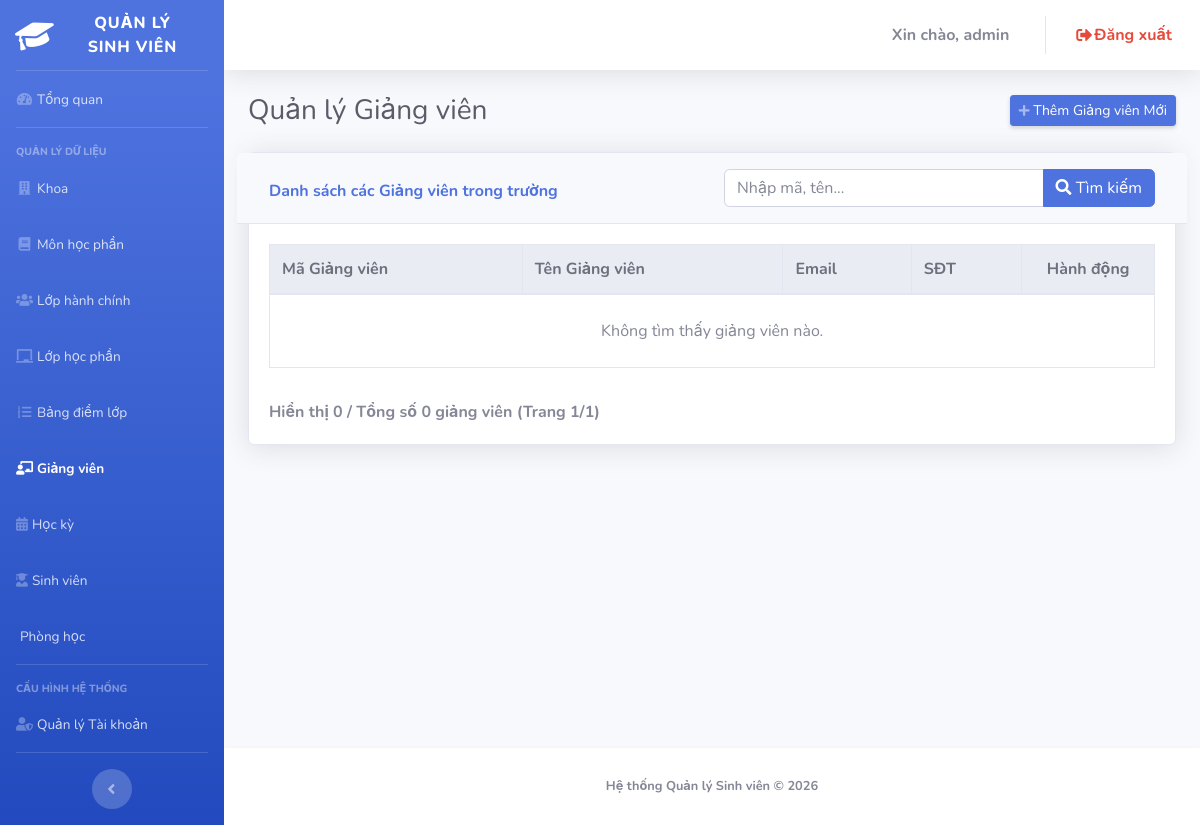
/admin/index.php?page=lecturers (signed in), run on an earlier commit of the app's database.
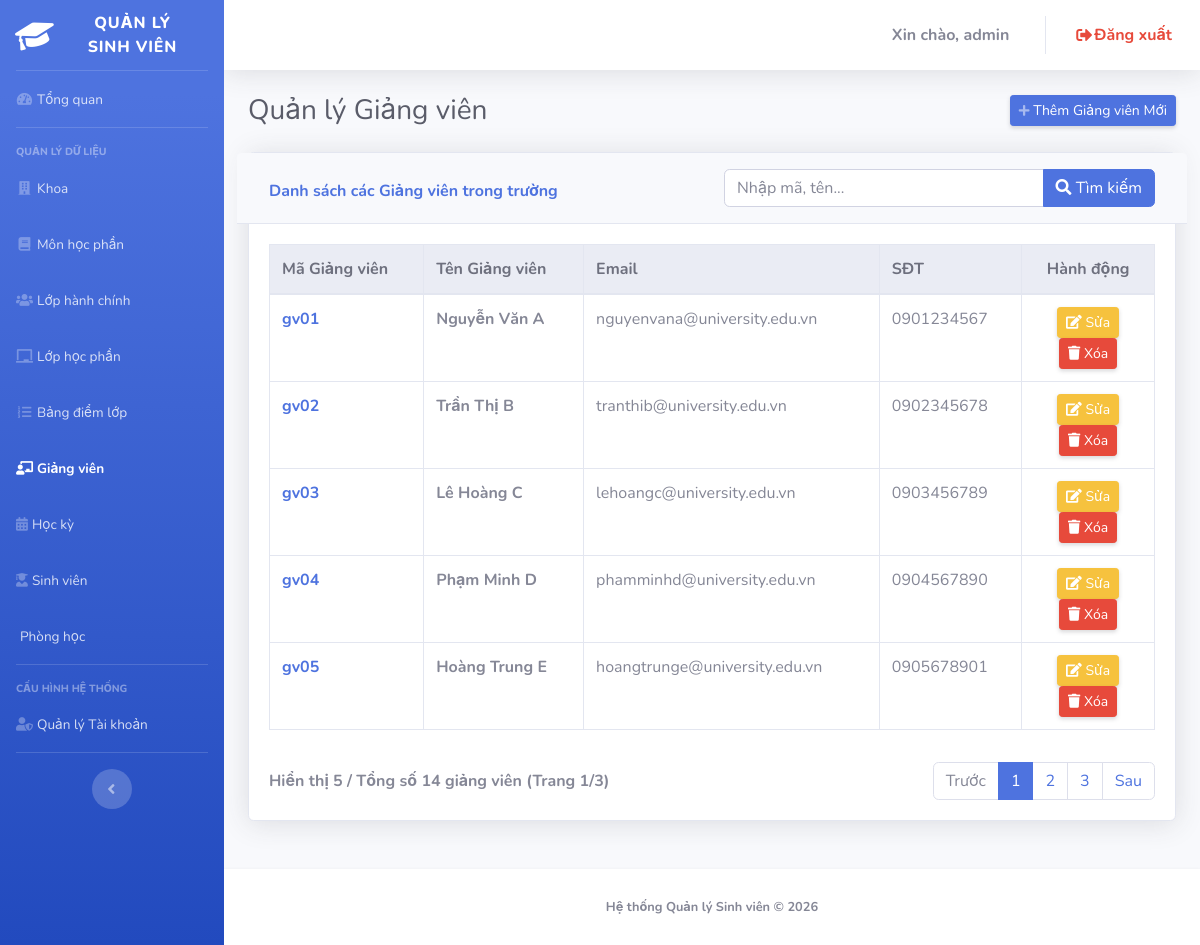
And on a later commit of the database.
### tables this page shows
CREATE TABLE
  `lecturers` (
    `maGV` varchar(20) NOT NULL,
    `hoTenGV` varchar(100) NOT NULL,
    `email` varchar(100) DEFAULT NULL,
    `sdt` varchar(20) DEFAULT NULL
  );

### admin/lecturers.php (the view, shortened to what this page needs)
<?php
$keyword = trim($_GET['keyword'] ?? '');
$limit = 5;
$p = isset($_GET['p']) ? (int) $_GET['p'] : 1;
$offset = ($p - 1) * $limit;
if ($keyword !== '') {
    $searchTerm = "%$keyword%";
    $countSql = "SELECT COUNT(*) FROM Lecturers WHERE maGV LIKE ? OR hoTenGV LIKE ? OR email LIKE ?";
    $countStmt = $pdo->prepare($countSql);
    $countStmt->execute([$searchTerm, $searchTerm, $searchTerm]);
    $totalRows = (int) $countStmt->fetchColumn();
    $sql = "SELECT * FROM Lecturers WHERE maGV LIKE ? OR hoTenGV LIKE ? OR email LIKE ? LIMIT $limit OFFSET $offset";
    $stmt = $pdo->prepare($sql);
    $stmt->execute([$searchTerm, $searchTerm, $searchTerm]);
} else {
    $totalRows = (int) $pdo->query("SELECT COUNT(*) FROM Lecturers")->fetchColumn();
    $sql = "SELECT * FROM Lecturers LIMIT $limit OFFSET $offset";
    $stmt = $pdo->query($sql);
}
$Lecturers = $stmt->fetchAll();
$totalPages = ceil($totalRows / $limit);
?>
<div class="d-sm-flex align-items-center justify-content-between mb-4">
    <h1 class="h3 mb-0 text-gray-800">Quản lý Giảng viên</h1>
    <button class="d-none d-sm-inline-block btn btn-sm btn-primary shadow-sm" data-toggle="modal"
        data-target="#addModal">
        <i class="fas fa-plus fa-sm text-white-50"></i> Thêm Giảng viên Mới
    </button>
</div>
<div class="card shadow mb-4">
    <div class="card-header py-3 row align-items-center">
        <div class="col-md-6 mt-2">
            <h6 class="font-weight-bold text-primary m-0">Danh sách các Giảng viên trong trường</h6>
        </div>
        <div class="col-md-6">
            <form method="GET" action="index.php" class="mb-0">
                <div class="input-group w-100">
                    <input type="text" name="keyword" class="form-control" placeholder="Nhập mã, tên..."
                        value="<?= htmlspecialchars($keyword) ?>">
                    <div class="input-group-append">
                        <button class="btn btn-primary" type="submit">
                            <i class="fas fa-search"></i> Tìm kiếm
                        </button>
                    </div>
                </div>
            </form>
        </div>
    </div>
    <div class="card-body">
        <div class="table-responsive">
            <table class="table table-bordered table-hover" id="dataTable" width="100%" cellspacing="0">
                <thead class="thead-light">
                    <tr>
                        <th>Mã Giảng viên</th>
                        <th>Tên Giảng viên</th>
                        <th>Email</th>
                        <th>SĐT</th>
                        <th width="15%" class="text-center">Hành động</th>
                    </tr>
                </thead>
                <tbody>
                    <?php if (empty($Lecturers)): ?>
                        <tr>
                            <td colspan="5" class="text-center py-4">Không tìm thấy giảng viên nào.</td>
                        </tr>
                    <?php else: ?>
                        <?php foreach ($Lecturers as $f): ?>
                            <tr>
                                <td class="font-weight-bold text-primary"><?= htmlspecialchars($f['maGV']) ?></td>
                                <td class="font-weight-bold"><?= htmlspecialchars($f['hoTenGV']) ?></td>
                                <td><?= htmlspecialchars($f['email']) ?></td>
                                <td><?= htmlspecialchars($f['sdt']) ?></td>
                                <td class="text-center">
                                    <button type="button" class="btn btn-warning btn-sm shadow-sm"
                                        onclick='openEditModal(<?= json_encode($f, JSON_HEX_TAG | JSON_HEX_APOS | JSON_HEX_QUOT | JSON_HEX_AMP | JSON_UNESCAPED_UNICODE) ?>)'>
                                        <i class="fas fa-edit"></i> Sửa
                                    </button>
                                    <form method="POST" class="d-inline">
                                        <button type="submit" class="btn btn-danger btn-sm shadow-sm"
                                            onclick="return confirm('Bạn chắc chắn muốn xóa Giảng viên này?')">
                                            <i class="fas fa-trash"></i> Xóa
                                        </button>
                                    </form>
                                </td>
                            </tr>
                        <?php endforeach; ?>
                    <?php endif; ?>
                </tbody>
            </table>
        </div>
        <div class="d-flex justify-content-between align-items-center mt-3">
            <div class="text-muted text-sm font-weight-bold">
                Hiển thị <?= count($Lecturers) ?> / Tổng số <?= $totalRows ?> giảng viên (Trang
                <?= $p ?>/<?= $totalPages == 0 ? 1 : $totalPages ?>)
            </div>
            <?php if ($totalPages > 0): ?>
                <nav>
                    <ul class="pagination mb-0">
                        <li class="page-item <?= ($p <= 1) ? 'disabled' : '' ?>">
                            <a class="page-link"
                                href="index.php?page=lecturers&keyword=<?= urlencode($keyword) ?>&p=<?= $p - 1 ?>">Trước</a>
                        </li>
                        <?php for ($i = 1; $i <= $totalPages; $i++): ?>
                            <li class="page-item <?= ($i == $p) ? 'active' : '' ?>">
                                <a class="page-link"
                                    href="index.php?page=lecturers&keyword=<?= urlencode($keyword) ?>&p=<?= $i ?>"><?= $i ?></a>
                            </li>
                        <?php endfor; ?>
                        <li class="page-item <?= ($p >= $totalPages) ? 'disabled' : '' ?>">
                            <a class="page-link"
                                href="index.php?page=lecturers&keyword=<?= urlencode($keyword) ?>&p=<?= $p + 1 ?>">Sau</a>
                        </li>
                    </ul>
                </nav>
            <?php endif; ?>
        </div>
    </div>
</div>

### admin/includes/header.php (shortened to what this page needs)
<!DOCTYPE html>
<html lang="vi">
<head>
    <link href="<?= BASE_URL ?>vendor/fontawesome-free/css/all.min.css" rel="stylesheet" type="text/css">
    <link href="<?= BASE_URL ?>css/sb-admin-2.min.css" rel="stylesheet">
</head>
<body id="page-top">
    <div id="wrapper">

### admin/includes/sidebar.php
<ul class="navbar-nav bg-gradient-primary sidebar sidebar-dark accordion" id="accordionSidebar">
        <a class="sidebar-brand d-flex align-items-center justify-content-center" href="index.php">
                <div class="sidebar-brand-icon rotate-n-15"><i class="fas fa-graduation-cap"></i></div>
                <div class="sidebar-brand-text mx-3">Quản lý sinh viên</div>
        </a>
        <hr class="sidebar-divider my-0">
        <?php $page = $_GET['page'] ?? 'dashboard'; ?>
        <li class="nav-item <?= ($page == 'dashboard') ? 'active' : '' ?>">
                <a class="nav-link" href="index.php"><i class="fas fa-fw fa-tachometer-alt"></i><span>Tổng
                                quan</span></a>
        </li>
        <hr class="sidebar-divider">
        <div class="sidebar-heading">Quản lý Dữ liệu</div>
        <li class="nav-item <?= ($page == 'faculties') ? 'active' : '' ?>"><a class="nav-link"
                        href="index.php?page=faculties"><i class="fas fa-fw fa-building"></i><span>Khoa</span></a></li>
        <li class="nav-item <?= ($page == 'courses') ? 'active' : '' ?>"><a class="nav-link"
                        href="index.php?page=courses"><i class="fas fa-fw fa-book"></i><span>Môn học phần</span></a>
        </li>
        <li class="nav-item <?= ($page == 'classes') ? 'active' : '' ?>"><a class="nav-link"
                        href="index.php?page=classes"><i class="fas fa-fw fa-users"></i><span>Lớp hành chính</span></a>
        </li>
        <li class="nav-item <?= ($page == 'course_classes') ? 'active' : '' ?>"><a class="nav-link"
                        href="index.php?page=course_classes"><i class="fas fa-fw fa-chalkboard"></i><span>Lớp học
                                phần</span></a>
        </li>
        <li class="nav-item <?= ($page == 'grades') ? 'active' : '' ?>"><a class="nav-link"
                        href="index.php?page=grades"><i class="fas fa-fw fa-list-ol"></i><span>Bảng điểm lớp</span></a>
        </li>
        <li class="nav-item <?= ($page == 'lecturers') ? 'active' : '' ?>"><a class="nav-link"
                        href="index.php?page=lecturers"><i class="fas fa-fw fa-chalkboard-teacher"></i><span>Giảng
                                viên</span></a>
        </li>
        <li class="nav-item <?= ($page == 'semesters') ? 'active' : '' ?>"><a class="nav-link"
                        href="index.php?page=semesters"><i class="fas fa-calendar-alt"></i><span>Học kỳ</span></a></li>
        <li class="nav-item <?= ($page == 'students') ? 'active' : '' ?>"><a class="nav-link"
                        href="index.php?page=students"><i class="fas fa-user-graduate"></i><span>Sinh viên</span></a>
        </li>
        <li class="nav-item <?= ($page == 'rooms') ? 'active' : '' ?>"><a class="nav-link"
                        href="index.php?page=rooms"><i class="fas fa-user-home"></i><span>Phòng học</span></a>
        </li>
        <hr class="sidebar-divider">
        <div class="sidebar-heading">Cấu hình Hệ thống</div>
        <li class="nav-item <?= ($page == 'accounts') ? 'active' : '' ?>">
                <a class="nav-link" href="index.php?page=accounts">
                        <i class="fas fa-fw fa-user-shield"></i><span>Quản lý Tài khoản</span>
                </a>
        </li>
        <hr class="sidebar-divider d-none d-md-block">
        <div class="text-center d-none d-md-inline">
                <button class="rounded-circle border-0" id="sidebarToggle"></button>
        </div>
</ul>

### admin/includes/topbar.php (shortened to what this page needs)
<div id="content-wrapper" class="d-flex flex-column">
    <div id="content">
        <nav class="navbar navbar-expand navbar-light bg-white topbar mb-4 static-top shadow">
            <ul class="navbar-nav ml-auto">
                <li class="nav-item">
                    <a class="nav-link" href="index.php?page=profile&username=<?= urlencode($_SESSION['user']['username'] ?? '') ?>">
                        <span class="mr-2 text-gray-600 font-weight-bold">Xin chào, <?= htmlspecialchars($_SESSION['user']['username'] ?? '') ?></span>
                    </a>
                </li>
                <li class="nav-item">
                    <a class="nav-link text-danger font-weight-bold" href="<?= BASE_URL ?>auth/logout.php" onclick="return confirm('Bạn chắc chắn muốn đăng xuất?');">
                        <i class="fas fa-sign-out-alt fa-fw"></i> Đăng xuất
                    </a>
                </li>
            </ul>
        </nav>

### admin/index.php
<?php
require_once 'includes/header.php';
require_once 'includes/sidebar.php';
require_once 'includes/topbar.php';
?>
<div class="container-fluid">
    <?php
    $page = $_GET['page'] ?? 'dashboard';
    $allowed_pages = [
        'dashboard',
        'faculties',
        'courses',
        'lecturers',
        'semesters',
        'classes',
        'course_classes',
        'grades',
        'grade_detail',
        'students',
        'accounts',
        'profile',
        'rooms',
        'course_class_detail',
        'class_schedules',
    ];
    if (in_array($page, $allowed_pages) && file_exists($page . '.php')) {
        require_once $page . '.php';
    } else {
        echo "<div class='alert alert-danger shadow-sm text-center font-weight-bold py-4 mt-4'>
                <i class='fas fa-exclamation-triangle fa-2x text-warning mb-2'></i><br>
                Trang bạn yêu cầu không tồn tại hoặc hệ thống đang bảo trì.
              </div>";
    }
    ?>
</div>
<?php
require_once 'includes/footer.php';
?>

### admin/includes/footer.php (shortened to what this page needs)
</div>
        <footer class="sticky-footer bg-white shadow-sm mt-4">
            <div class="container my-auto">
                <div class="copyright text-center my-auto font-weight-bold">
                    <span class="text-muted">Hệ thống Quản lý Sinh viên &copy; 2026</span>
                </div>
            </div>
        </footer>
        </div>
    </div>
</body>
</html>

What changed in the data, as far as the page shows it:
added lecturers: maGV "gv01", hoTenGV "Nguyễn Văn A", email "nguyenvana@university.edu.vn", sdt "0901234567"
added lecturers: maGV "gv02", hoTenGV "Trần Thị B", email "tranthib@university.edu.vn", sdt "0902345678"
added lecturers: maGV "gv03", hoTenGV "Lê Hoàng C", email "lehoangc@university.edu.vn", sdt "0903456789"
added lecturers: maGV "gv04", hoTenGV "Phạm Minh D", email "phamminhd@university.edu.vn", sdt "0904567890"
added lecturers: maGV "gv05", hoTenGV "Hoàng Trung E", email "hoangtrunge@university.edu.vn", sdt "0905678901"
Also different on the page:
count($Lecturers): "0" → "5"
$totalRows: "0" → "14"
$totalPages: (not shown) → "3"
text no longer shown: "Không tìm thấy giảng viên nào. 1"
text now shown: "Trước Sau"
new list line: "1"
new list line: "2"
new list line: "3"
